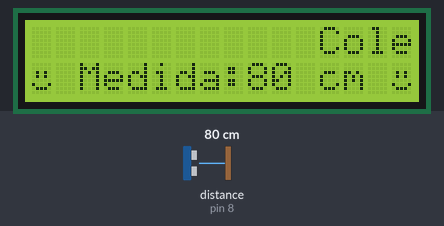
Bench run of a sketch on a simulated Arduino Uno, built with avr-gcc and run on an emulated ATmega328P. Parts: 16×2 character LCD. The inputs (shaded band) are chosen by the test bench; at power-on: distance to the obstacle (sensor on pin 8) 80 cm. The echo pulse lasts 58.3 µs per cm; what the sketch prints to the serial monitor is not drawn.

Above: at 1.2 s.
1.3 s: distance to the obstacle (sensor on pin 8) set to 2 cm
At 1.52 s:
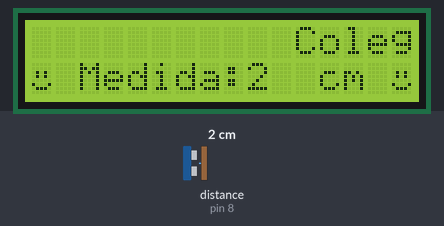
3.6 s: distance to the obstacle (sensor on pin 8) set to 250 cm
At 3.89 s:
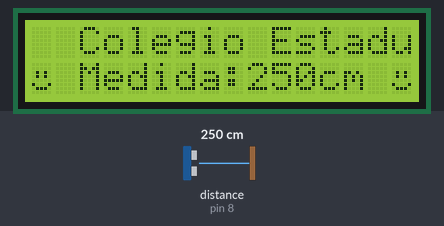
6.1 s: distance to the obstacle (sensor on pin 8) set to 4 cm
At 6.44 s:
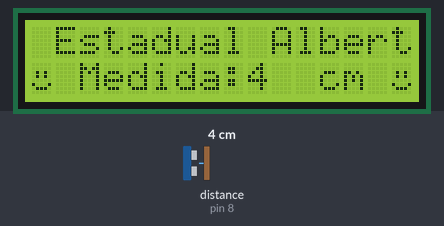
8.5 s: distance to the obstacle (sensor on pin 8) set to 18 cm
At 8.77 s:
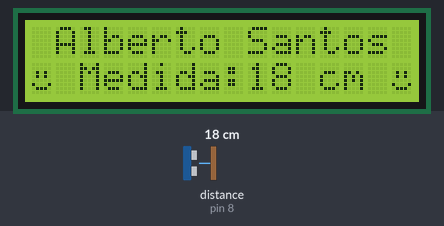
10.9 s: distance to the obstacle (sensor on pin 8) set to 60 cm
At 14.8 s:
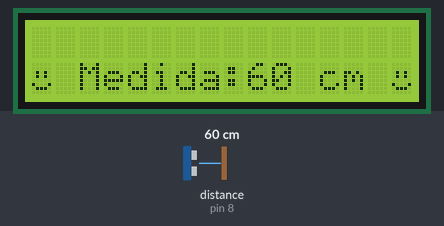
Timing chart, 0 to 16.3 s (numbered marks = the images above; inputs shaded):
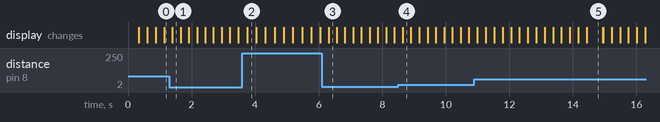

The sketch:

TrenaDigitalImplemento.ino
```cpp
#include <Ultrasonic.h> /*Inclui a biblioteca do sensor HC SR04.*/
#define TRIGGER   9 /*Define os pinos do Arduino D8 e D9 como porta do ECHO e TRIGGER.*/
#define ECHO      8
Ultrasonic Sensor(TRIGGER, ECHO); /*Inicializa o sensor usando os pinos TRIGGER and ECHO.*/
#include <LiquidCrystal.h>  /*Inclui a biblioteca do //Configuracoes LCD 16x2  display LCD*///Configuracoes LCD 16x2
LiquidCrystal lcd(2, 3, 4, 5, 6, 7); /* Define o objeto "lcd" para controlar o LCD nos pinos. 2 à 7 do Arduino.*/
int distancia;
byte smile[8] = {B00000,B00000,B01010,B01010,B00000,B10001,B01110,B00000};
int screenWidth = 16;  //Configuracoes LCD 16x2
int screenHeight = 2;  //Configuracoes LCD 16x2

String line1 = "Colegio Estadual Alberto Santos Dumont";

int stringStart, stringStop = 0;
int scrollCursor = screenWidth;
int tamanho =0;


void setup () {
    Serial.begin(9600); /*Inicializa a porta serial do Arduino com 9600 de baud rate.*/
    lcd.begin(screenWidth,screenHeight);
    // vai criar novo caracter bateria cheia
    lcd.createChar(1, smile);

}

void loop () {
    int distancia = Sensor.read();
    distancia = Sensor.read();
    Serial.println(distancia);
    lcd.setCursor(2, 1);
    lcd.print("Medida: ");
    lcd.setCursor(9, 1);
    lcd.print(distancia);
    lcd.setCursor(12, 1);
    lcd.print("cm");
    lcd.setCursor(0, 1);
    lcd.write(1);
    lcd.setCursor(15, 1);
    lcd.write(1);

  lcd.setCursor(scrollCursor, 0);
  lcd.print(line1.substring(stringStart,stringStop));
  lcd.setCursor(0, 1);

  //Quanto menor o valor do delay, mais rapido o scroll
  delay(250);
  scroll_sup(); //Chama a rotina que executa o scroll

  //Verifica o tamanho da string
  tamanho = line1.length();
  if (stringStart == tamanho)
  {
    stringStart = 0;
    stringStop = 0;
  }

}

void scroll_sup()
{
  lcd.clear();
  if(stringStart == 0 && scrollCursor > 0)
  {
    scrollCursor--;
    stringStop++;
  } else if (stringStart == stringStop){
    stringStart = stringStop = 0;
    scrollCursor = screenWidth;
  } else if (stringStop == line1.length() && scrollCursor == 0) {
    stringStart++;
  } else {
    stringStart++;
    stringStop++;
  }
}
```

Measured:
- what the display in image 5 shows lasts 0.5 s, from 14.4 s to 14.9 s
